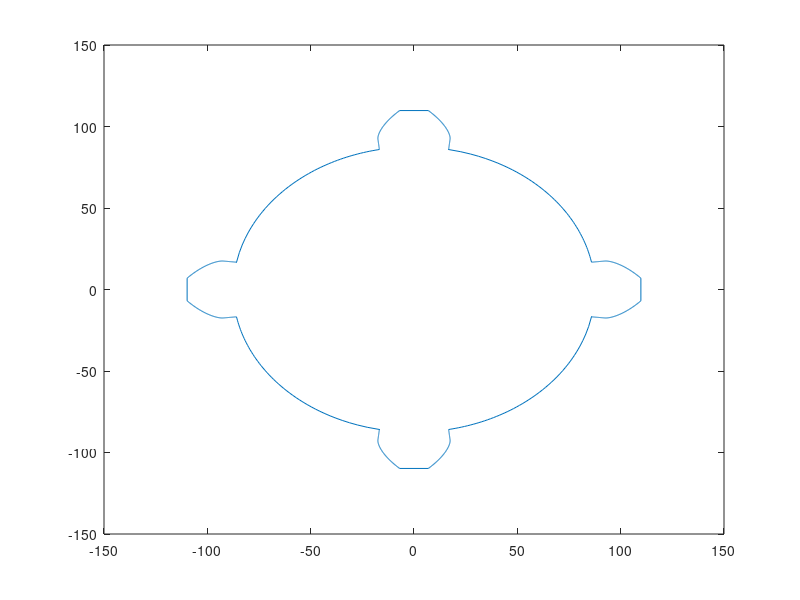

Here is the MATLAB script that generated this plot:

m = 10;
P_angle = pi/9;
z=20;

r_p=100;
r_b = r_p*cos(P_angle);

r_y = linspace(r_b,r_p + m,100);  %General circle

angle_y =zeros(1,100);
tooth_thick=zeros(1,100);
theta=zeros(1,100);
x=zeros(1,100);
y=zeros(1,100);

%Involute
for i=1:100
    angle_y(i)=acos(r_b/r_y(i));
    tooth_thick(i)=2*r_y(i).*((pi/(2*z))+tan(P_angle)-P_angle-tan(angle_y(i))+angle_y(i));
    theta(i)= tooth_thick(i)/r_y(i);
    x(i)=r_y(i)*sin(theta(i));
    y(i)=r_y(i)*cos(theta(i));
end

% Non Involute
x_0 = 16.76;

x_1=linspace(x_0,x(1),100);
y_1=(y(1)-y(2))/(x(1)-x(2)).*(x_1-x(1))+y(1);

%Dedendum to Base
X=linspace(-x(1),-y_1(1),50);
Y=sqrt(((r_p - 1.25*m)^2)-X.^2);  
x=cat(2,x_1,x,-fliplr(x),-fliplr(x_1),X);
y=cat(2,y_1,y,fliplr(y),fliplr(y_1),Y);

%Rotation Matrix
angle_rotation=pi/2;
M=[cos(angle_rotation) -sin(angle_rotation);sin(angle_rotation) cos(angle_rotation)];

r1=M*[x;y];
r2=M*r1;
r3=M*r2;

x=cat(2,x,r1(1,:),r2(1,:),r3(1,:));
y=cat(2,y,r1(2,:),r2(2,:),r3(2,:));

plot(x,y);

